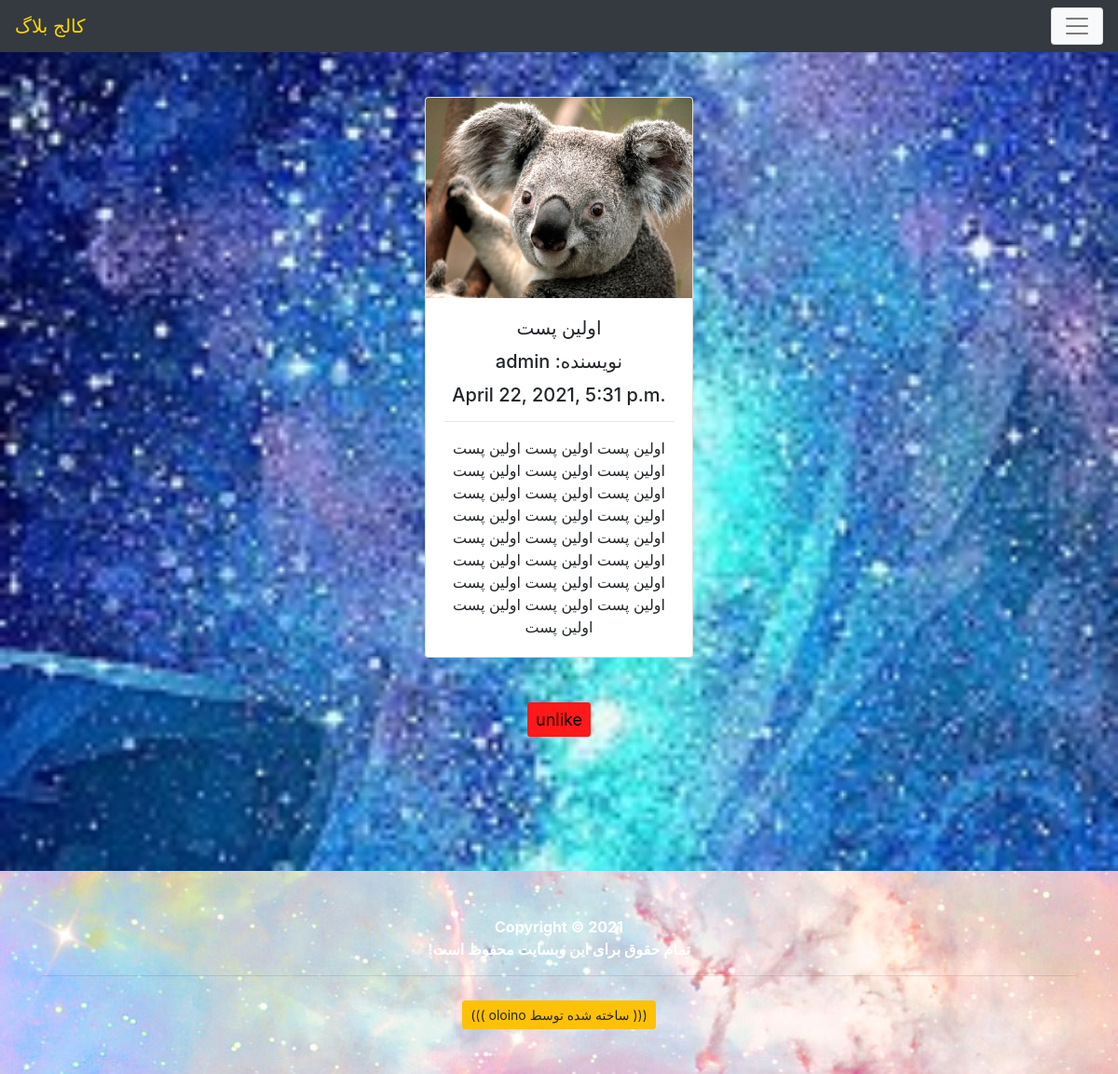
Page /post/50 (signed in) on the committed database.
### blogg/models.py (models this page shows, shortened)
class Blog(models.Model):
    title = models.CharField(max_length=200)
    content = models.TextField()
    date = models.DateTimeField(auto_now_add=True)
    writer = models.ForeignKey(User, on_delete= models.CASCADE, null=True, blank=True)
    image = models.ImageField(upload_to= '%Y/%m/%d', null=True, blank=True)
    like = models.ManyToManyField(User , related_name='BlogLikes', blank=True)

### blogg/views.py (the view)
# urls.py: path('post/<pk>', BlogDetail.as_view(), name='detail'),
class BlogDetail(generic.DetailView):
    model = Blog
    template_name = 'blogg/blogdetail.html'

### blogg/templates/blogg/blogdetail.html (shortened to what this page needs)
{% extends 'blogg/base.html' %}
{% block content %}
{% if user.is_authenticated %}
<br><br>
<center>
<div class="card" style="width: 18rem;">
  <img class="card-img-top" src="{{ blog.image.url }}" alt="Card image cap">
  <div class="card-body">
    <h5 class="card-title">{{blog.title}}</h5>
    <h5 class="card-title">{{blog.writer}} :نویسنده</h5>
    <h5 class="card-title">{{blog.date}}</h5><hr>
    <p class="card-text">{{ blog.content }}</p>
  </div>
</div>
</center>
<center>
  <br>
  <br>
  {% if user in blog.like.all %}
      <b><a href="{% url 'postunlike' blog.id %}" style="background: rgb(255, 25, 25);color: black;font-size: large;" class="btn btn-sm glyphicon glyphicon-eye-open">unlike</a>
  {% else %}
      <a href="{% url 'postlike' blog.id %}" style="background: rgb(60, 255, 0);color: black;font-size: larger;"  class="btn btn-warning btn-sm glyphicon glyphicon-eye-open">like</a>
  {% endif %}
</center>
<br><br><br><br><br><br>
{% endif %}
{% endblock content %}
{% block footer %}
<footer class="py-5 bg-dark" id="footer">
  <div class="container">
  <p class="m-0 text-center text-white">Copyright &copy; 2021</p><center><p id="copyright"> !تمام حقوق برای این وبسایت محفوظ است </p><hr>
  <a class="btn btn-warning btn-sm glyphicon glyphicon-eye-open" id="oloino" href="https://t.me/oloino" role="button">((( oloino  ساخته شده توسط )))</a>
  </div>
</footer>
{% endblock footer %}

### blogg/static/blogg/style.css (style rules this page uses)
#body-home { background-image: url("../../../media/background/background.jpg"); background-repeat: no-repeat; background-attachment: fixed; background-size: cover; }
#footer { background-image: url("../../../media/background/footer.jpg"); }
#copyright { color:white; }
#oloino { margin-top: 10px; }

### rows in the picture
Blog: image (picture), title "اولین پست", writer "admin", date "April 22, 2021, 5:31 p.m.", content "اولین پست اولین پست اولین پست اولین پست اولین پست اولین پست اولین پست اولین پست اولین پست اولین پست اولین پست اولین پست اولین پست اولین پست اولین پست اولین پست اولین پست اولین پست اولین پست اولین پست اولین پست اولین پست اولین پست اولین پست اولین پست"
